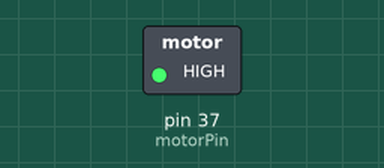
Bench run of a sketch on a simulated Arduino Mega 2560, built with avr-gcc and run on an emulated ATmega2560. Shown: switched loads named in the sketch (green lamp = pin HIGH).

Above: at 0.5 s.
At 30.5 s:
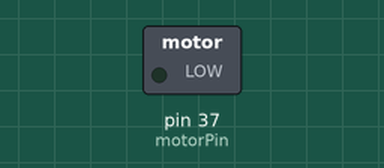
Timing chart, 0 to 78.0 s (numbered marks = the images above):
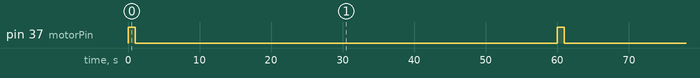

Measured:
- by itself, pin 37 (motorPin): alternates HIGH for 1.0 s and LOW for 59.0 s

The sketch:

VibrationMotorModule.ino
```cpp
// Code to vibrate the motor every minute
 const int motorPin = 37;

 void setup()
 {
 pinMode(motorPin, OUTPUT);
 }

 void loop()
 {
 digitalWrite(motorPin, HIGH);
 delay(1000);
 digitalWrite(motorPin, LOW);
 delay(59000);
 }
```
